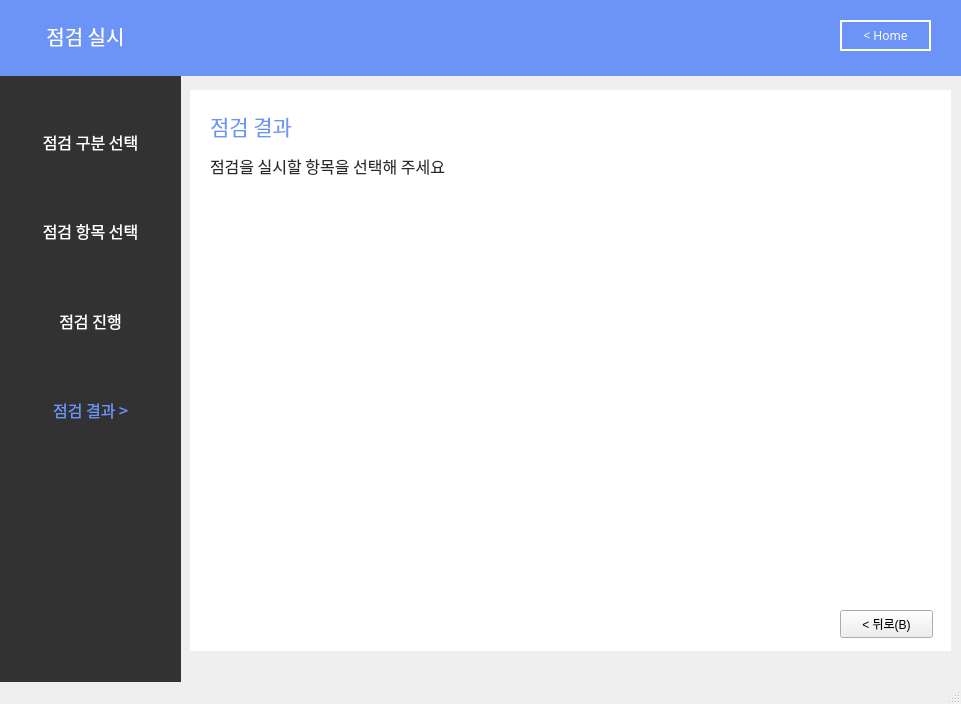
<?xml version="1.0" encoding="UTF-8"?>
<ui version="4.0">
 <class>MainWindow</class>
 <widget class="QMainWindow" name="MainWindow">
  <property name="geometry">
   <rect>
    <x>0</x>
    <y>0</y>
    <width>961</width>
    <height>704</height>
   </rect>
  </property>
  <property name="windowTitle">
   <string>MainWindow</string>
  </property>
  <widget class="QWidget" name="centralwidget">
   <widget class="QLabel" name="label_7">
    <property name="geometry">
     <rect>
      <x>-10</x>
      <y>-5</y>
      <width>1021</width>
      <height>81</height>
     </rect>
    </property>
    <property name="font">
     <font>
      <family>Gmarket Sans TTF</family>
      <pointsize>11</pointsize>
      <weight>50</weight>
      <bold>false</bold>
      <kerning>true</kerning>
     </font>
    </property>
    <property name="autoFillBackground">
     <bool>false</bool>
    </property>
    <property name="styleSheet">
     <string notr="true">background-color: rgb(108, 147, 246);
border-color: rgb(0, 0, 0);</string>
    </property>
    <property name="text">
     <string/>
    </property>
    <property name="scaledContents">
     <bool>false</bool>
    </property>
   </widget>
   <widget class="QLabel" name="label_8">
    <property name="geometry">
     <rect>
      <x>20</x>
      <y>10</y>
      <width>131</width>
      <height>51</height>
     </rect>
    </property>
    <property name="font">
     <font>
      <family>AppleSDGothicNeoM00</family>
      <pointsize>15</pointsize>
     </font>
    </property>
    <property name="styleSheet">
     <string notr="true">color : rgb(255, 255, 255)</string>
    </property>
    <property name="text">
     <string>점검 실시</string>
    </property>
    <property name="alignment">
     <set>Qt::AlignCenter</set>
    </property>
   </widget>
   <widget class="QLabel" name="label_5">
    <property name="geometry">
     <rect>
      <x>-10</x>
      <y>70</y>
      <width>191</width>
      <height>701</height>
     </rect>
    </property>
    <property name="font">
     <font>
      <family>Gmarket Sans TTF</family>
      <pointsize>16</pointsize>
      <weight>50</weight>
      <bold>false</bold>
      <kerning>true</kerning>
     </font>
    </property>
    <property name="autoFillBackground">
     <bool>false</bool>
    </property>
    <property name="styleSheet">
     <string notr="true">background-color: rgb(50, 50, 50);
border-color: rgb(0, 0, 0);</string>
    </property>
    <property name="text">
     <string/>
    </property>
    <property name="scaledContents">
     <bool>false</bool>
    </property>
    <property name="alignment">
     <set>Qt::AlignCenter</set>
    </property>
   </widget>
   <widget class="QWidget" name="verticalLayoutWidget">
    <property name="geometry">
     <rect>
      <x>10</x>
      <y>100</y>
      <width>161</width>
      <height>351</height>
     </rect>
    </property>
    <layout class="QVBoxLayout" name="verticalLayout">
     <item>
      <widget class="QLabel" name="label_3">
       <property name="font">
        <font>
         <family>AppleSDGothicNeoM00</family>
         <pointsize>12</pointsize>
        </font>
       </property>
       <property name="autoFillBackground">
        <bool>false</bool>
       </property>
       <property name="styleSheet">
        <string notr="true">color:rgb(255,255,255)</string>
       </property>
       <property name="text">
        <string>점검 구분 선택</string>
       </property>
       <property name="alignment">
        <set>Qt::AlignCenter</set>
       </property>
      </widget>
     </item>
     <item>
      <widget class="QLabel" name="label">
       <property name="font">
        <font>
         <family>AppleSDGothicNeoM00</family>
         <pointsize>12</pointsize>
         <weight>50</weight>
         <bold>false</bold>
        </font>
       </property>
       <property name="autoFillBackground">
        <bool>false</bool>
       </property>
       <property name="styleSheet">
        <string notr="true">color:rgb(255, 255, 255)</string>
       </property>
       <property name="text">
        <string>점검 항목 선택</string>
       </property>
       <property name="alignment">
        <set>Qt::AlignCenter</set>
       </property>
      </widget>
     </item>
     <item>
      <widget class="QLabel" name="label_2">
       <property name="font">
        <font>
         <family>AppleSDGothicNeoM00</family>
         <pointsize>12</pointsize>
        </font>
       </property>
       <property name="autoFillBackground">
        <bool>false</bool>
       </property>
       <property name="styleSheet">
        <string notr="true">color:rgb(255,255,255)</string>
       </property>
       <property name="text">
        <string>점검 진행</string>
       </property>
       <property name="alignment">
        <set>Qt::AlignCenter</set>
       </property>
      </widget>
     </item>
     <item>
      <widget class="QLabel" name="label_4">
       <property name="font">
        <font>
         <family>AppleSDGothicNeoM00</family>
         <pointsize>12</pointsize>
        </font>
       </property>
       <property name="autoFillBackground">
        <bool>false</bool>
       </property>
       <property name="styleSheet">
        <string notr="true">color:rgb(108,147,246)</string>
       </property>
       <property name="text">
        <string>점검 결과 &gt;</string>
       </property>
       <property name="alignment">
        <set>Qt::AlignCenter</set>
       </property>
      </widget>
     </item>
    </layout>
   </widget>
   <widget class="QPushButton" name="pushButton_3">
    <property name="geometry">
     <rect>
      <x>840</x>
      <y>20</y>
      <width>91</width>
      <height>31</height>
     </rect>
    </property>
    <property name="font">
     <font>
      <family>AppleSDGothicNeoM00</family>
      <pointsize>9</pointsize>
      <weight>50</weight>
      <bold>false</bold>
     </font>
    </property>
    <property name="cursor">
     <cursorShape>PointingHandCursor</cursorShape>
    </property>
    <property name="autoFillBackground">
     <bool>false</bool>
    </property>
    <property name="styleSheet">
     <string notr="true">background-color : rgb(108, 147, 246);
color : rgb(255,255,255);
border: 2px solid rgb(255,255,255)</string>
    </property>
    <property name="text">
     <string>&lt; Home</string>
    </property>
    <property name="autoDefault">
     <bool>false</bool>
    </property>
    <property name="default">
     <bool>false</bool>
    </property>
    <property name="flat">
     <bool>false</bool>
    </property>
   </widget>
   <widget class="QLabel" name="label_6">
    <property name="geometry">
     <rect>
      <x>190</x>
      <y>90</y>
      <width>761</width>
      <height>561</height>
     </rect>
    </property>
    <property name="font">
     <font>
      <family>Gmarket Sans TTF</family>
      <pointsize>16</pointsize>
      <weight>50</weight>
      <bold>false</bold>
      <kerning>true</kerning>
     </font>
    </property>
    <property name="autoFillBackground">
     <bool>false</bool>
    </property>
    <property name="styleSheet">
     <string notr="true">background-color: rgb(255,255,255);
border-color: rgb(0, 0, 0);</string>
    </property>
    <property name="text">
     <string/>
    </property>
    <property name="scaledContents">
     <bool>false</bool>
    </property>
    <property name="alignment">
     <set>Qt::AlignCenter</set>
    </property>
   </widget>
   <widget class="QLabel" name="label_9">
    <property name="geometry">
     <rect>
      <x>210</x>
      <y>110</y>
      <width>241</width>
      <height>31</height>
     </rect>
    </property>
    <property name="font">
     <font>
      <family>AppleSDGothicNeoM00</family>
      <pointsize>16</pointsize>
     </font>
    </property>
    <property name="autoFillBackground">
     <bool>false</bool>
    </property>
    <property name="styleSheet">
     <string notr="true">color:rgb(108,147,246)</string>
    </property>
    <property name="text">
     <string>점검 결과</string>
    </property>
    <property name="alignment">
     <set>Qt::AlignLeading|Qt::AlignLeft|Qt::AlignVCenter</set>
    </property>
   </widget>
   <widget class="QLabel" name="label_10">
    <property name="geometry">
     <rect>
      <x>210</x>
      <y>150</y>
      <width>661</width>
      <height>31</height>
     </rect>
    </property>
    <property name="font">
     <font>
      <family>AppleSDGothicNeoM00</family>
      <pointsize>12</pointsize>
     </font>
    </property>
    <property name="autoFillBackground">
     <bool>false</bool>
    </property>
    <property name="styleSheet">
     <string notr="true">color:rgb(40,40,40)</string>
    </property>
    <property name="text">
     <string>점검을 실시할 항목을 선택해 주세요</string>
    </property>
    <property name="alignment">
     <set>Qt::AlignLeading|Qt::AlignLeft|Qt::AlignVCenter</set>
    </property>
   </widget>
   <widget class="QPushButton" name="pushButton_2">
    <property name="geometry">
     <rect>
      <x>840</x>
      <y>610</y>
      <width>93</width>
      <height>28</height>
     </rect>
    </property>
    <property name="text">
     <string>&lt; 뒤로(B)</string>
    </property>
   </widget>
   <zorder>label_6</zorder>
   <zorder>label_5</zorder>
   <zorder>label_7</zorder>
   <zorder>label_8</zorder>
   <zorder>verticalLayoutWidget</zorder>
   <zorder>pushButton_3</zorder>
   <zorder>label_9</zorder>
   <zorder>label_10</zorder>
   <zorder>pushButton_2</zorder>
  </widget>
  <widget class="QMenuBar" name="menubar">
   <property name="geometry">
    <rect>
     <x>0</x>
     <y>0</y>
     <width>961</width>
     <height>26</height>
    </rect>
   </property>
  </widget>
  <widget class="QStatusBar" name="statusbar"/>
 </widget>
 <resources/>
 <connections/>
</ui>
